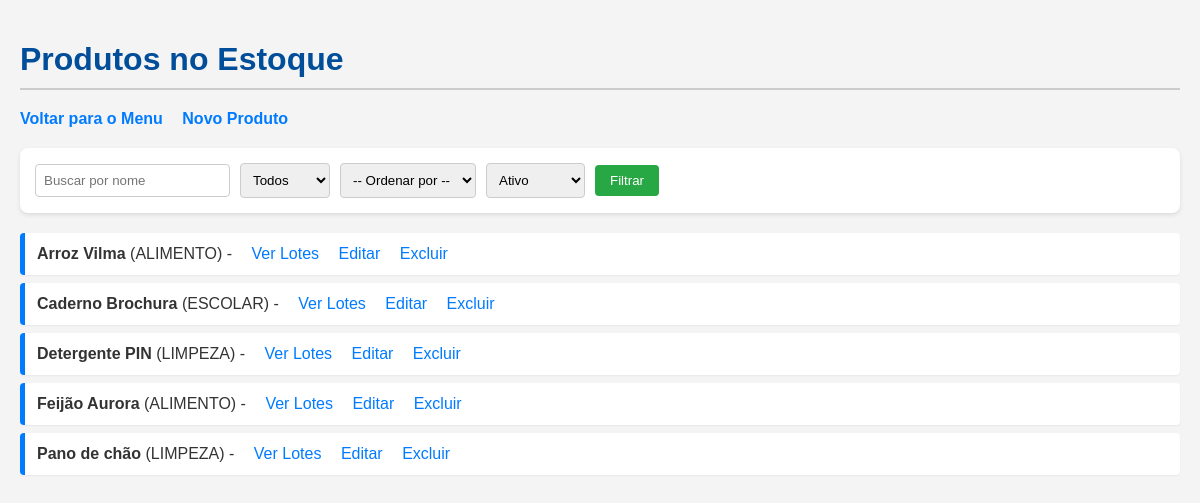
The app's page /produtos/ (signed in), older data.
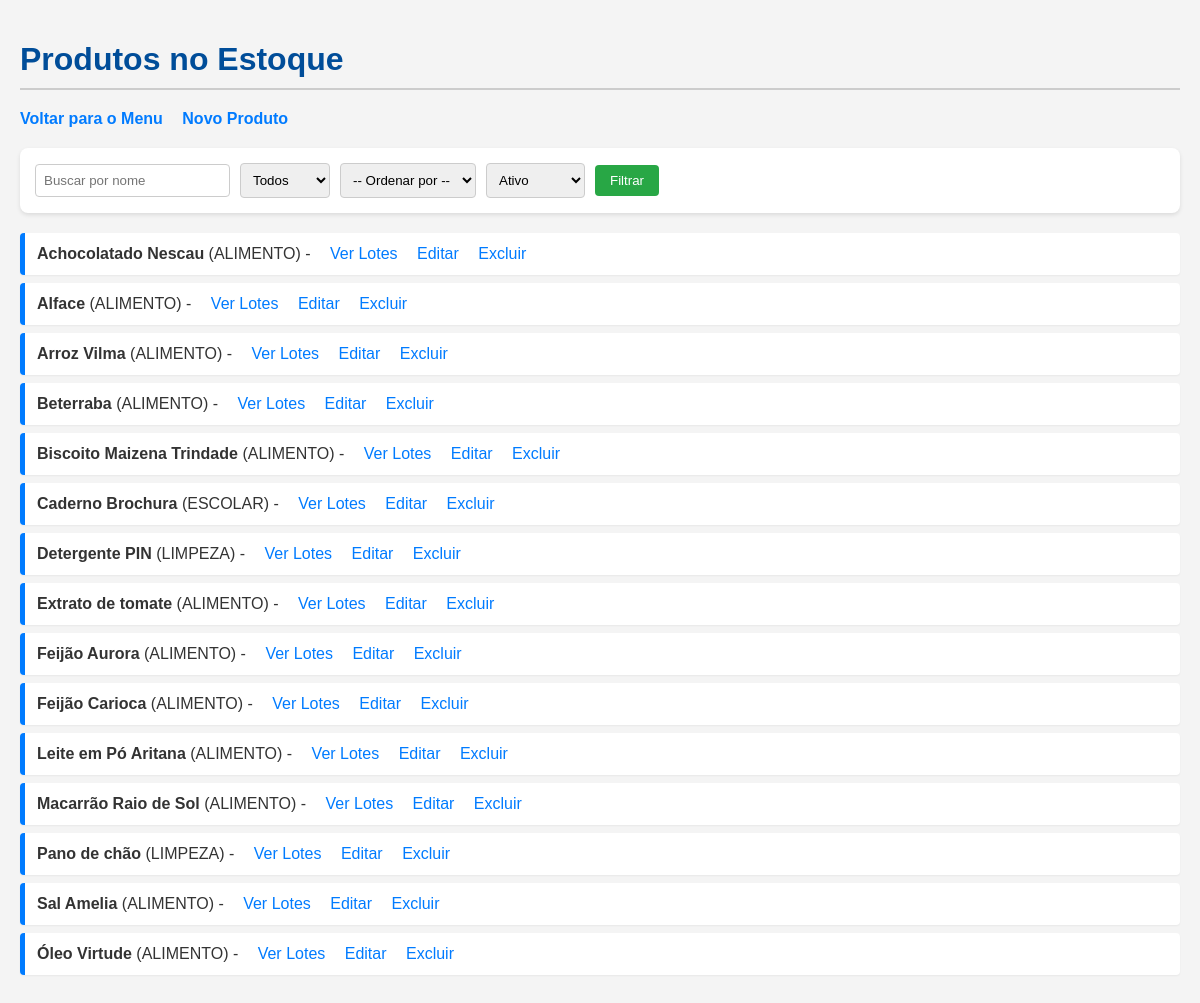
The same page, newer data.
### produtos/models.py (models this page shows, shortened)
class TipoProduto(models.Model):
    id = models.AutoField(primary_key=True)
    nome = models.CharField(max_length=100, unique=True)
    PRODUTO_TIPO = (
        ('ALIMENTO', 'Alimento'),
        ('LIMPEZA', 'Limpeza'),
        ('ESCOLAR', 'Escolar'),
        ('OUTROS', 'Outros'),
    )
    tipo = models.CharField(max_length=50, choices=PRODUTO_TIPO, default='OUTROS')
    ORIGEM_COMPRA_CHOICES = (
        ('COMUM', 'Compra Comum'),
        ('AGRICULTURA', 'Agricultura Familiar'),
    )
    origem_compra = models.CharField(
        max_length=15,
        choices=ORIGEM_COMPRA_CHOICES,
        default='COMUM',
        verbose_name='Origem da Compra'
    )
    UNIDADE_CHOICES = (
        ('KG', 'Quilogramas (KG)'),
        ('G', 'Gramas (g)'),
        ('L', 'Litros (L)'),
        ('ML', 'Mililitros (mL)'),
        ('UN', 'Unidades (Un)'),
        ('CX', 'Caixas (Cx)'),
        ('NA', 'Não Aplicável (N/A)')
    )
    unidade_medida = models.CharField(
        max_length=5,
        choices=UNIDADE_CHOICES,
        default='NA',
        verbose_name='Unidade de Medida'
    )
    possui_data_fabricacao = models.BooleanField(
        default=True,
        verbose_name='Possui Data de Fabricação?',
    )
    possui_data_validade = models.BooleanField(
        default=True,
        verbose_name='Possui Data de Validade?'
    )
    ativo = models.BooleanField(
        default=True,
        verbose_name='Ativo',
        help_text='Produtos inativos não aparecem para novos pedidos, mas mantêm histórico'
    )
    class Meta:
        ordering = ['nome']
        verbose_name = 'Tipo de Produto'
        verbose_name_plural = 'Tipos de Produtos'
        db_table = 'tb_tipo_produto'

### produtos/views.py (the view)
# urls.py: path('', views.listar_tipos_produto, name='listar_tipos_produto'),
@login_required
@user_passes_test(is_secretario_or_nutricionista)
def listar_tipos_produto(request):
    tipos_produto = TipoProduto.objects.all()
    busca = request.GET.get('buscar')
    if busca:
        tipos_produto = tipos_produto.filter(nome__icontains=busca)
    tipo = request.GET.get('tipo')
    if tipo and tipo != 'TODOS':
        tipos_produto = tipos_produto.filter(tipo=tipo)
    ordem = request.GET.get('ordem')
    if ordem == 'nome':
        tipos_produto = tipos_produto.order_by('nome')
    ativo = request.GET.get('ativo')
    if ativo == 'False':
        tipos_produto = tipos_produto.filter(ativo=False)
    else:
        tipos_produto = tipos_produto.filter(ativo=True)
    return render(request, 'produtos/listar_tipos.html', {
        'tipos_produto': tipos_produto,
        'tipos': TipoProduto.PRODUTO_TIPO,
        'busca': busca or '',
        'tipo_selecionado': tipo or 'TODOS',
        'ordem': ordem or '',
        'ativo': ativo or 'True',
    })

### usuarios/views.py (called while the page is built)
def is_secretario_or_nutricionista(user):
    return user.is_authenticated and (user.cargo == 'SECRETARIO' or user.cargo == 'NUTRICIONISTA')

### produtos/templates/produtos/listar_tipos.html (shortened to what this page needs)
{% load static %}
<!DOCTYPE html>
<head>
    <link rel="stylesheet" href="{% static 'produtos/estoque_lista.css' %}">
</head>
<body>
    <h1>Produtos no Estoque</h1>
    <div class="header-links">
        <a href="{% url 'menu_principal' %}">Voltar para o Menu</a>
        <a href="{% url 'cadastrar_tipo_produto' %}">Novo Produto</a>
    </div>
    <form method="get">
        <input type="text" name="buscar" placeholder="Buscar por nome" value="{{ busca }}">
        <select name="tipo">
            <option value="TODOS" {% if tipo_selecionado|stringformat:"s" == "TODOS" %}selected{% endif %}>Todos</option>
        </select>
        <select name="ordem">
            <option value="TODOS" {% if ordem == "TODOS" %}selected{% endif %}>-- Ordenar por --</option>
        </select>
        <select name="ativo">
            <option value="True" {% if ativo == "True" or not ativo %}selected{% endif %}>Ativo</option>
        </select>
        <button type="submit">Filtrar</button>
    </form>
    <ul>
        {% for tipo_produto in tipos_produto %}
        <li>
            <strong>{{ tipo_produto.nome }}</strong> ({{ tipo_produto.tipo }}) -
            {% if tipo_produto.ativo %}
                <a href="{% url 'listar_lotes' tipo_produto.id %}">Ver Lotes</a>
                <a href="{% url 'editar_tipo_produto' tipo_produto.id %}">Editar</a>
                <a href="{% url 'excluir_tipo_produto' tipo_produto.id %}">Excluir</a>
            {% endif %}
        </li>
        {% empty %}
        <li>Nenhum tipo de produto cadastrado.</li>
        {% endfor %}
    </ul>
</body>
</html>

### produtos/static/produtos/estoque_lista.css (style rules this page uses)
body { font-family: 'Gill Sans', 'Gill Sans MT', Calibri, 'Trebuchet MS', sans-serif; margin: 0; padding: 20px; background-color: #f4f4f4; color: #333333; }
h1 { color: #004d99; border-bottom: 2px solid #cccccc; padding-bottom: 10px; margin-bottom: 20px; }
.header-links a { margin-right: 15px; text-decoration: none; color: #007bff; font-weight: bold; }
form { display: flex; background: #ffffff; align-items: center; padding: 15px; border-radius: 8px; box-shadow: 0 2px 4px rgba(0, 0, 0, 0.1); margin-top: 20px; margin-bottom: 20px; gap: 10px; }
input[type="text"], select { padding: 8px; border: 1px solid #cccccc; border-radius: 4px; }
button[type="submit"] { padding: 8px 15px; background-color: #28a745; color: #ffffff; border: none; border-radius: 4px; cursor: pointer; }
ul { list-style: none; padding: 0; }
ul li { background: #ffffff; padding: 12px; margin-bottom: 8px; border-radius: 4px; border-left: 5px solid #007bff; box-shadow: 0 1px 2px rgba(0, 0, 0, 0.05); }
ul li a { margin-left: 15px; text-decoration: none; color: #007bff; }

Row changes from the older to the newer data that the page shows:
added TipoProduto: nome "Achocolatado Nescau", tipo "ALIMENTO", ativo "Ver Lotes"
added TipoProduto: nome "Alface", tipo "ALIMENTO", ativo "Ver Lotes"
added TipoProduto: nome "Beterraba", tipo "ALIMENTO", ativo "Ver Lotes"
added TipoProduto: nome "Biscoito Maizena Trindade", tipo "ALIMENTO", ativo "Ver Lotes"
added TipoProduto: nome "Extrato de tomate", tipo "ALIMENTO", ativo "Ver Lotes"
added TipoProduto: nome "Feijão Carioca", tipo "ALIMENTO", ativo "Ver Lotes"
added TipoProduto: nome "Leite em Pó Aritana", tipo "ALIMENTO", ativo "Ver Lotes"
added TipoProduto: nome "Macarrão Raio de Sol", tipo "ALIMENTO", ativo "Ver Lotes"
added TipoProduto: nome "Sal Amelia", tipo "ALIMENTO", ativo "Ver Lotes"
added TipoProduto: nome "Óleo Virtude", tipo "ALIMENTO", ativo "Ver Lotes"
